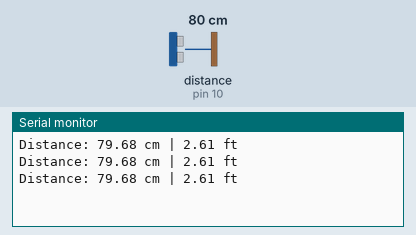
Recording of a sketch running on a simulated Arduino Uno, built with avr-gcc and run on an emulated ATmega328P. Parts: the last lines printed to the serial monitor. Wiring (inferred from the names in the program): ultrasonic range finder: trigger pin 9; echo pin 10. Inputs (shaded band) come from the test bench; at power-on: distance to the obstacle (sensor on pin 10) 80 cm. The echo pulse lasts 58.3 µs per cm.

Above: at 1.3 s.
1.4 s: distance to the obstacle (sensor on pin 10) set to 2 cm
At 1.9 s:
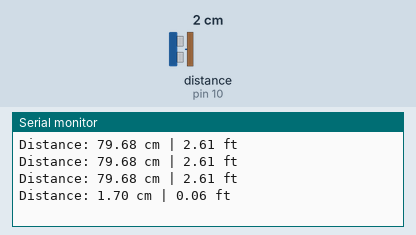
2.9 s: distance to the obstacle (sensor on pin 10) set to 4 cm
At 3.4 s:
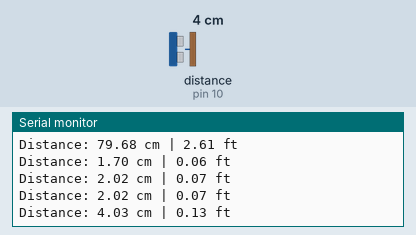
Timing chart, 0 to 5.9 s (numbered marks = the images above; inputs shaded):
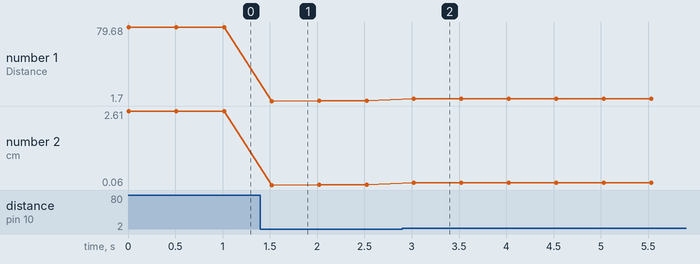

Measured:
- after the input at 1.4 s, the serial monitor: prints a new line after 0.12 s (image 1)
- after the input at 2.9 s, the serial monitor: prints a new line after 0.12 s (image 2)
- plotted number 1: 79.68 → 2.02 after the input at 1.4 s, 2.02 → 4.03 after the input at 2.9 s
- plotted number 2: 2.61 → 0.07 after the input at 1.4 s, 0.07 → 0.13 after the input at 2.9 s

The sketch:

ultrasonic.ino
```cpp
// Define sensor pins
const int trigPin = 9;
const int echoPin = 10;

void setup() {
    Serial.begin(9600);  // Start serial communication
    pinMode(trigPin, OUTPUT);
    pinMode(echoPin, INPUT);
}

void loop() {
    // Send a 10us pulse to trigger the sensor
    digitalWrite(trigPin, LOW);
    delayMicroseconds(2);
    digitalWrite(trigPin, HIGH);
    delayMicroseconds(10);
    digitalWrite(trigPin, LOW);

    // Read the echo pin
    long duration = pulseIn(echoPin, HIGH);

    // Calculate distance
    float distance_cm = duration * 0.0343 / 2;
    float distance_ft = distance_cm * 0.0328;

    // Print values to Serial Monitor
    Serial.print("Distance: ");
    Serial.print(distance_cm);
    Serial.print(" cm | ");
    Serial.print(distance_ft);
    Serial.println(" ft");

    delay(500); // Wait before next reading
}
```
